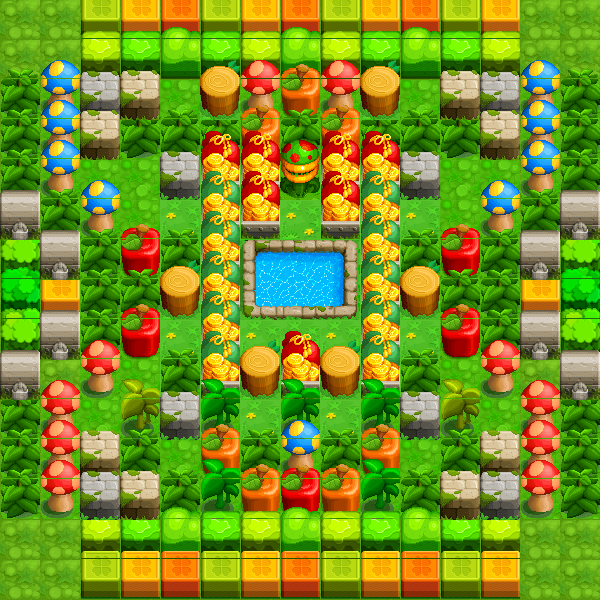

A 2D game scene composited from a Tiled map and its tileset images. What follows is a short description and the map's XML, with each tile layer's data collapsed to a summary:
An orthogonal 15x15 tile map with 40x40 px tiles, 3 tile layers (background, destroym, can_not_destroym), 4 tilesets.

<map version="1.0" orientation="orthogonal" renderorder="right-down" width="15" height="15" tilewidth="40" tileheight="40">
 <tileset firstgid="1" name="floor" tilewidth="40" tileheight="40">
  <image source="map_flopy_tile2.png" width="120" height="40" />
 </tileset>
 <tileset firstgid="4" name="item" tilewidth="40" tileheight="40">
  <image source="can_not_destroy_block.png" width="320" height="80" />
 </tileset>
 <tileset firstgid="20" name="itemboom" tilewidth="40" tileheight="79" spacing="1">
  <image source="map_flopy_object1.png" width="698" height="79" />
 </tileset>
 <tileset firstgid="37" name="item80" tilewidth="40" tileheight="80">
  <image source="can_not_destroy_block.png" width="320" height="80" />
 </tileset>
 <layer name="background" width="15" height="15">
  <data>[225 cells, 225 non-empty, 3 distinct tile ids]</data>
 </layer>
 <layer name="destroym" width="15" height="15">
  <data>[225 cells, 146 non-empty, 17 distinct tile ids]</data>
 </layer>
 <layer name="can_not_destroym" width="15" height="15">
  <data>[225 cells, 37 non-empty, 11 distinct tile ids]</data>
 </layer>
</map>
